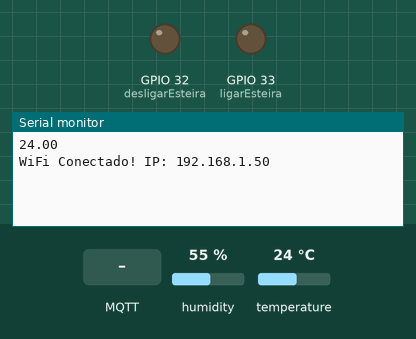
A sketch run on a simulated ESP32. On the bench: output pins drawn as LEDs (lit = HIGH), the last lines printed to the serial monitor. The inputs (shaded band) are chosen by the test bench; at power-on: humidity 55 %, temperature 24 °C. WiFi joins after 1.5 s; servers stay silent unless stated; no MQTT or app messages arrive unless stated.

Above: at 2.8 s.
2.9 s: MQTT message "LIGADA" arrives on the first subscribed topic
At 6.2 s:
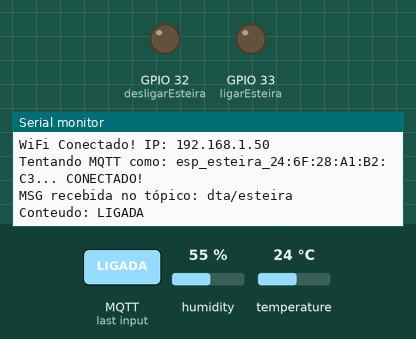
6.5 s: MQTT message "1" arrives on the first subscribed topic
At 7.7 s:
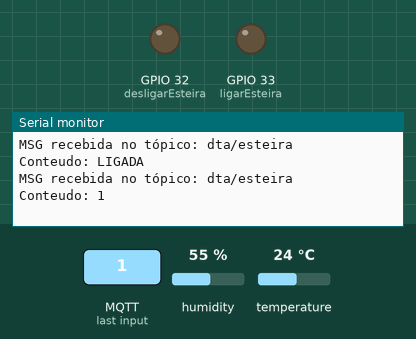
8.0 s: MQTT message "on" arrives on the first subscribed topic
At 8.9 s:
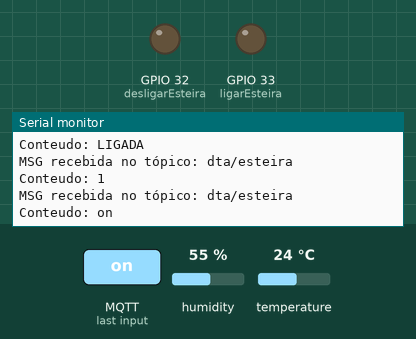

Measured:
- after the input at 2.9 s, the serial monitor: prints a new line after 2.2 s (image 1)
- after the input at 6.5 s, the serial monitor: prints a new line at once (image 2)
- after the input at 8.0 s, the serial monitor: prints a new line at once (image 3)

The sketch:

Esteirinha.ino
```cpp
 #include <DHT.h>
#include <DHT_U.h>
#include <WiFi.h>
#include <PubSubClient.h>
#include "env.h"

unsigned long tempo = 0;
bool isConnected = false;

WiFiClient espClient;
PubSubClient client(espClient);

#define ligarEsteira 33
#define desligarEsteira 32

#define DHTPIN 13
#define DHTTYPE DHT11

DHT dht(DHTPIN, DHTTYPE);

float temp;
float tempAnterior = 0.00;

void setup() {
  pinMode(ligarEsteira, OUTPUT);
  pinMode(desligarEsteira, OUTPUT);
  Serial.begin(9600);
  //digitalWrite(desligarEsteira, 0);
  dht.begin();
  // digitalWrite(esteira, 0);

  client.setServer(mqtt_server, mqtt_port);
  client.setCallback(callback);

  configWifi();
  configuraTimer();
}

void loop() {
  taConectado();
  temp = dht.readTemperature();

  if(temp != tempAnterior)
  {
    client.publish(topico_temp, String(temp).c_str());
    Serial.println(String(temp).c_str());
    tempAnterior = temp;
  }
  // Serial.print("Temperatura: ");
  // Serial.println(temp);
}
```

criaTimer.ino
```cpp
#include "env.h"

extern unsigned long tempo;
extern bool isConnected;
hw_timer_t *timer = NULL;

void IRAM_ATTR onTimer() {
  if (!isConnected) tempo++;
}

void configuraTimer() {
  timer = timerBegin(1000000);
  timerAttachInterrupt(timer, &onTimer);
  timerAlarm(timer, 1000, true, 0);
}
```

env.h
```cpp
#ifndef ENV_H
#define ENV_H
#define WIFI_SSID "iPhone de Patrick"
#define WIFI_PASS "quadrado1"

const char* mqtt_server    = "broker.hivemq.com";
const char* mqtt_client_id = "esp_esteira";
const char* topico_esteira = "dta/esteira";
// const char* topico_status  = "dta/status";
const char* topico_temp    = "dta/temp";
const int   mqtt_port      =  1883;

#endif
```

mqttconnect.ino
```cpp
#include <PubSubClient.h>
#include "env.h"

extern unsigned long tempo;
extern float temp;


void callback(char* topic, byte* payload, unsigned int length) {
  Serial.print("MSG recebida no tópico: ");
  Serial.println(topic);

  String msg = "";

  for (unsigned int i = 0; i < length; i++) {
    msg += (char)payload[i];
  }
  Serial.println("Conteudo: " + msg);

  // client.publish(topico_temp, String(temp).c_str());
  // Serial.println(String(temp).c_str());

  if (topic == topico_esteira) {
    if (msg == "LIGADA") {
      // ligar esteira
      digitalWrite(ligarEsteira, 0);
      digitalWrite(desligarEsteira, 1);
      Serial.println("ligueii!!");
    } else {
      // desligar esteira
      digitalWrite(desligarEsteira, 0);
      digitalWrite(ligarEsteira, 1);
      Serial.println("desligado =(");
    }
  }
}

boolean attemptMqttConnection() {
  String clientId = String(mqtt_client_id) + "_" + String(WiFi.macAddress());
  Serial.print("Tentando MQTT como: " + clientId + "... ");
  if (client.connect(clientId.c_str(), NULL, NULL, topico_esteira, 0, true, "OFFLINE")) {
    Serial.println("CONECTADO!");
    client.subscribe(topico_esteira);
    client.subscribe(topico_temp);
    return true;
  } else {
    Serial.print("Falha. rc=");
    Serial.print(client.state());
    return false;
  }
}

void taConectado() {
  if (!client.connected()) {
    isConnected = false;
    if (tempo > 5000) {
      tempo = 0;
      if (attemptMqttConnection()) tempo = 0;
    }
  } else {
    isConnected = true;
    client.loop();
  }
}
```

wificonnect.ino
```cpp
#include <WiFi.h>
#include "env.h"

void WiFiEvent(WiFiEvent_t event) {
    switch(event) {
        case ARDUINO_EVENT_WIFI_STA_GOT_IP:
            Serial.println("WiFi Conectado! IP: " + WiFi.localIP().toString());
            break;
        case ARDUINO_EVENT_WIFI_STA_DISCONNECTED:
            Serial.println("WiFi perdido. O driver tentará reconectar sozinho...");
            break;
    }
}

void configWifi(){
  WiFi.onEvent(WiFiEvent);
  WiFi.mode(WIFI_STA);
  WiFi.begin(WIFI_SSID, WIFI_PASS);
}
  
```
